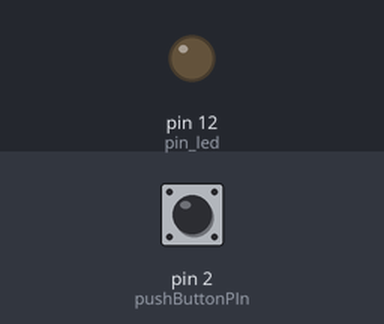
Recording of a program running on a simulated Arduino Uno, built with avr-gcc and run on an emulated ATmega328P. On the bench: output pins drawn as LEDs (lit = HIGH). The inputs (shaded band) are chosen by the test bench; at power-on: pin 2 (pushButtonPIn) LOW.

Above: at 1.2 s.
1.3 s: pin 2 (pushButtonPIn) pulled HIGH for 0.15 s
At 1.37 s:
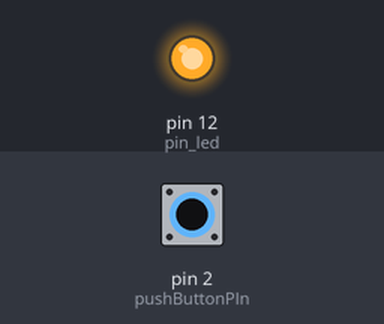
2.9 s: pin 2 (pushButtonPIn) pulled HIGH for 3.2 s
At 6.6 s:
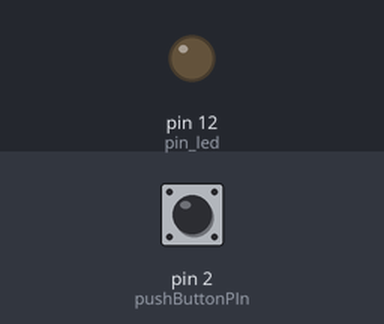
Timing chart, 0 to 8.1 s (numbered marks = the images above; inputs shaded):
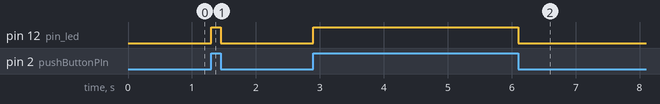

Measured:
- after the input at 1.3 s, pin 12 (pin_led): LOW → HIGH at once, → LOW 0.15 s later
- after the input at 2.9 s, pin 12 (pin_led): LOW → HIGH at once, → LOW 3.2 s later

The program:

main.cpp
```cpp
#include <Arduino.h>
/*
pin 2 will be the input pin, this will read input from the 5V,
If it reads 5 V pin 2 will be HIGH else to Grund or LOW.
PIN 12 will be the output pin and read input from board, either HIGH or LOW
see diagram for more understanding
*/

// put function declarations here:
const int pushButtonPIn=2;
const int pin_led=12;
int buttonState=0;

void setup() {
  // put your setup code here, to run once:
  pinMode(pushButtonPIn, INPUT);
  pinMode(pin_led, OUTPUT);
}

void loop() {
int buttonState= digitalRead(pushButtonPIn);
if (buttonState==HIGH){
digitalWrite(pin_led, HIGH);
}
else{
 digitalWrite(pin_led, LOW);
}
}


/*
we use a pull down resistr here with the button . (Negative is connected to resistor)
See https://youtu.be/AgQW81zzR18?si=DmK0A75XFu2ttHsZ
when button is not pressed, the entire 5V that it is reading should go to the Ground,
So, we should connect the button to also GROUND.
https://youtu.be/yBgMJssXqHY?si=W9xHePXHBlov84TN
*/
```
